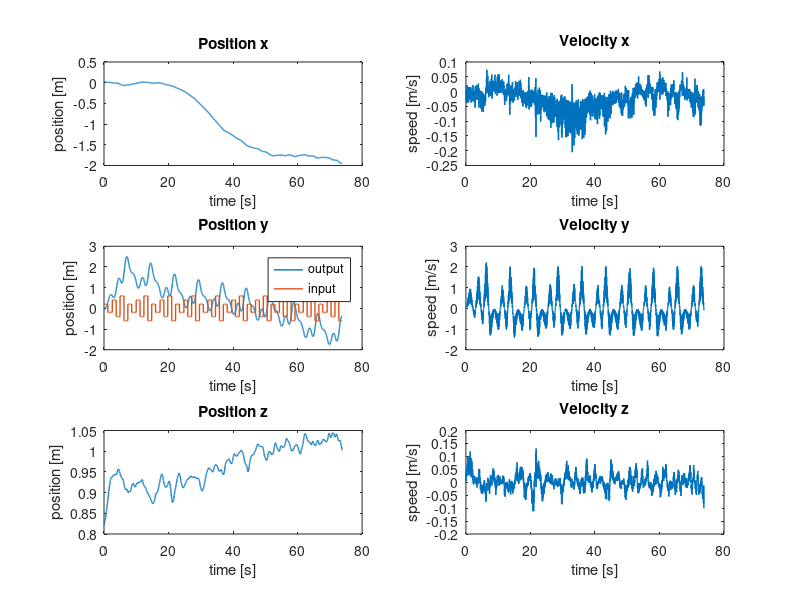
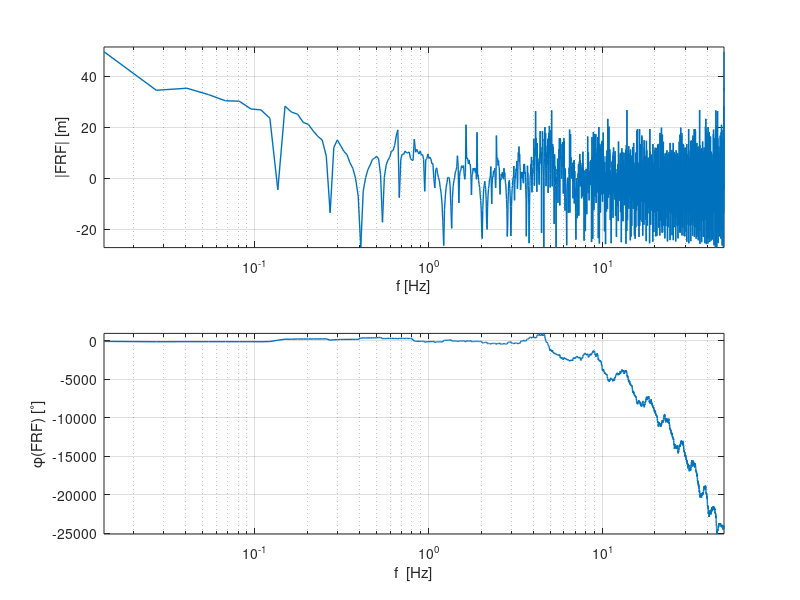
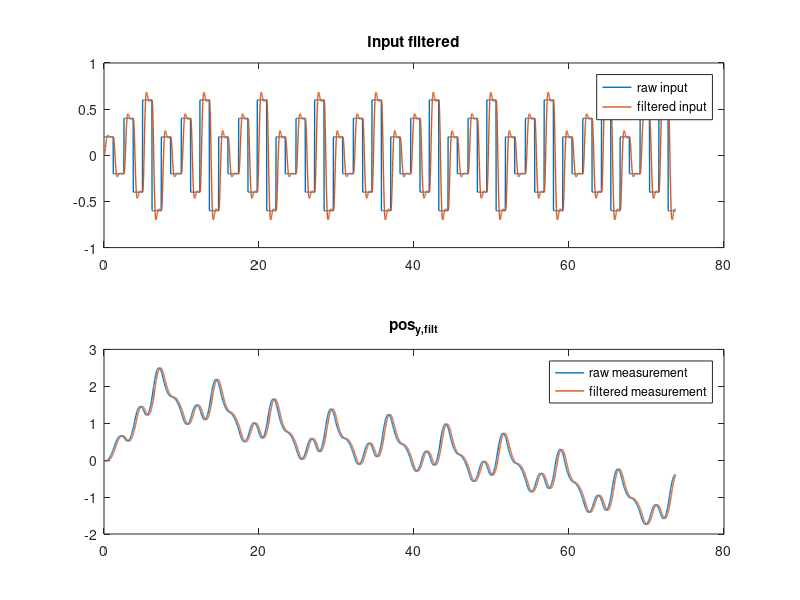
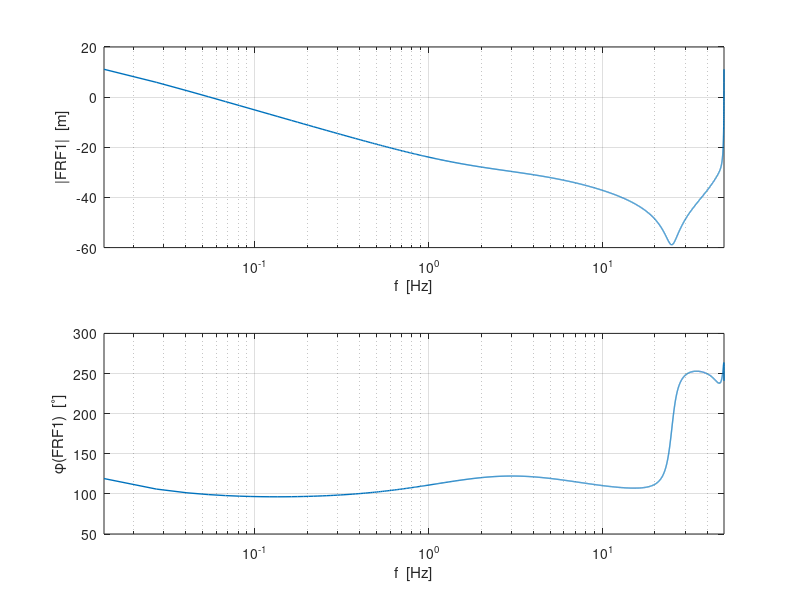

The MATLAB script that drew these images, in order:
%%% Parameter estimation %%%
% zie ook 'test.m' !
clear all
close all

%% Load data from .mat-file

load angle_identification_y


%% Extract some signals from the data

set(0, 'DefaultLineLineWidth', 1);


% Cutoff useful data
% first_index = find(input~=0, 1);
input = input(1:end-10)';
output_x = output_x(1:end-10)';
output_y = output_y(1:end-10)';
output_z = output_z(1:end-10)';

% Sample time
dt = 0.02;
time = (0:dt:(length(input)-1)*dt)';

% Differentiation of x-, y-, z-position
% dt = sample time (gradient assumes timestep 1)
velocity_x = gradient(output_x)/dt;
velocity_y = gradient(output_y)/dt;
velocity_z = gradient(output_z)/dt;

% Do some plotting of the measurement data.
figure('Name','Measurement Data')
subplot(321), plot(time, output_x), title('Position x'), xlabel('time [s]'), ylabel('position [m]')
subplot(322), plot(time, velocity_x), title('Velocity x'), xlabel('time [s]'), ylabel('speed [m/s]')

subplot(323), plot(time, output_y, time, input), title('Position y'), xlabel('time [s]'), ylabel('position [m]'), legend('output','input')
subplot(324), plot(time, velocity_y), title('Velocity y'), xlabel('time [s]'), ylabel('speed [m/s]')

subplot(325), plot(time, output_z), title('Position z'), xlabel('time [s]'), ylabel('position [m]')
subplot(326), plot(time, velocity_z), title('Velocity z'), xlabel('time [s]'), ylabel('speed [m/s]')


%% Frequency domain - Empirical Transfer Function
Ts = dt;
fs = 1/dt;
N = length(velocity_x);
t = [0:N-1]'*Ts;
N = numel(input);
f = [0:N-1]'*(fs/N);

input_f = fft(input);
output_y_f = fft(output_x);
velocity_x_f = fft(velocity_x);

FRF = output_y_f./input_f;

figure('Name', 'Empirical transfer function freq response'),subplot(2,1,1),semilogx(f, 20*log10(abs(FRF)), 'LineWidth', 1)
axis tight
grid on
xlabel('f [Hz]')
xlim([f(1) f(end)])
ylabel('|FRF| [m]')
subplot(2,1,2),semilogx(f, 180/pi*unwrap(angle(FRF)), 'LineWidth', 1)
grid on
axis tight
xlabel('f  [Hz]')
ylabel('\phi(FRF) [^\circ]')
xlim([f(1) f(end)])


%% Choose a cutoff frequency for Butterworth filtering
f0 = 0.3; % crossover frequency
fc = 5*f0; % cutoff frequency
fcn = fc/(fs/2); % normalized cutoff frequency


%% ---------------------
%   SECOND ORDER FITTING 
%  ---------------------

%% Filtering of the in- and output data using Butterworth filter
[B, A] = butter(3, fcn); % order must be higher than order of system, 
                            % adjust cut-off frquency to be higher than 
                            % highest eigenfrequency of the system
                             
% input filtering                           
input_filt = filter(B, A, input);
% output filtering
output_y_filt = filter(B, A, output_y);

figure('Name','3d order Butt. filtered Input & Measurement')
subplot(211),plot(t,input,t,input_filt),title('Input filtered')
legend('raw input', 'filtered input')
subplot(212),plot(time, output_y, time, output_y_filt),title('pos_{y,filt}')
legend('raw measurement', 'filtered measurement')


% Least squares solution for approximation of the parameters in the system
%% Without filtering
% --- PROPER [order(N) = order(D)]
%
%           Y(z)    b2*z^2 + b1*z + b0
%   G(z) = ----- = --------------------
%           U(z)     z^2 + a1*z + a0
%
% y[k] = -a1*y[k-1]-a0*y[k-2]+b2*u[k]+b1*u[k-1]+b0*u[k-2]
%
% theta = [a1 a0 b2 b1 b0]

y1 = output_y(3:end);
Phi1 = [-output_y(2:end-1), -output_y(1:end-2), input(3:end), input(2:end-1), input(1:end-2)];
theta1 = Phi1\y1;

B1 = [theta1(3), theta1(4), theta1(5)];
A1 = [1, theta1(1) theta1(2)];

sys_d1 = tf(B1, A1, Ts);

FRF1 = squeeze(freqresp(sys_d1,2*pi*f));

figure('Name','2nd order, no filter, proper - Freq. resp.'), subplot(211)
semilogx(f, 20*log10(abs(FRF1)))
grid on
xlim([f(1) f(end)])
xlabel('f  [Hz]')
ylabel('|FRF1|  [m]')
subplot(212),semilogx(f, 180/pi*unwrap(angle(FRF1)))
grid on
xlim([f(1) f(end)])
xlabel('f  [Hz]')
ylabel('\phi(FRF1)  [^\circ]')

x1 = lsim(sys_d1,input,t);

figure('Name','2nd order, no filter, proper - Simulation')
subplot(211)
hold on
plot(t, output_y,'g')
plot(t, x1)
title('2nd order, no filter, proper - Simulation VS Measurement')
legend('pos_{y,meas}','pos_{y,sim}')
xlabel('Time [s]')
ylabel('Displacement [m]')
axis tight
subplot(212)
plot(t,output_y - x1)
title('Difference between simulation and measurement')
legend('pos_{y,meas}-pos_{y,sim}')
xlabel('Time [s]')
ylabel('Displacement [m]')
axis tight

figure('Name','2nd order, no filter, proper - Pole Zero Map'),pzmap(sys_d1)


%% With Butterworth filtering of in and output
% --- PROPER [order(N) = order(D)]
%
%           Y(z)    b2*z^2 + b1*z + b0
%   G(z) = ----- = --------------------
%           U(z)     z^2 + a1*z + a0
%
% y[k] = -a1*y[k-1]-a0*y[k-2]+b2*u[k]+b1*u[k-1]+b0*u[k-2]
%
% theta = [a1 a0 b2 b1 b0]

y2 = output_y_filt(3:end);
Phi2 = [-output_y_filt(2:end-1), -output_y_filt(1:end-2), input_filt(3:end), input_filt(2:end-1), input_filt(1:end-2)];
theta2 = Phi2\y2;

B2 = [theta2(3),theta2(4),theta2(5)];
A2 = [1, theta2(1) theta2(2)];

sys_d2 = tf(B2, A2, Ts);

FRF2 = squeeze(freqresp(sys_d2,2*pi*f));

figure('Name','2nd order, filtered, proper - Freq. resp.'),subplot(2,1,1),semilogx(f, 20*log10(abs(FRF2)))
grid on 
xlim([f(1) f(end)])
xlabel('f  [Hz]')
ylabel('|FRF2|  [m]')
axis tight
subplot(2,1,2)
semilogx(f, 180/pi*unwrap(angle(FRF2)))
grid on
xlim([f(1) f(end)])
xlabel('f  [Hz]')
ylabel('\phi(FRF2)  [^\circ]')

x2 = lsim(sys_d2,input,t);

figure('Name','2nd order, filtered, proper - Simulation')
subplot(211)
hold on
plot(t, output_y,'g')
plot(t, output_y_filt)
plot(t,x2)
legend('pos_{y,meas}', 'pos_{y,filt}', 'pos_{y,sim}')
title('2nd order, filtered, proper - Simulation VS Measurement')
xlabel('Time [s]')
axis tight
ylabel('output [m/s]')
subplot(212)
plot(t,output_y - x2)
title('Difference between simulation and measurement')
legend('pos_{y,meas}-pos_{y,sim}')
xlabel('Time [s]')
ylabel('output [m/s]')
axis tight

figure('Name','2nd order, filtered, proper - Pole Zero Map'),pzmap(sys_d2)




%% ---------------------
%   THIRD ORDER FITTING 
%  ---------------------

%% Filtering of the in- and output data using Butterworth filter
[B, A] = butter(4, fcn); % order must be higher than order of system, 
                            % adjust cut-off frquency to be higher than 
                            % highest eigenfrequency of the system
                             
% input filtering                           
input_filt = filter(B, A, input);
% output filtering
output_y_filt = filter(B, A, output_y);

figure('Name','4th order Butt. filtered Input & Measurement')
subplot(211),plot(t,input,t,input_filt),title('Input filtered')
legend('raw input', 'filtered input')
subplot(212),plot(time, output_y, time, output_y_filt),title('pos_{y,filt}')
legend('raw measurement', 'filtered measurement')


% Least squares solution for approximation of the parameters in the system
%% Without filtering
% --- PROPER [order(N) = order(D)]
%
%           Y(z)    b3*z^3 + b2*z^2 + b1*z + b0
%   G(z) = ----- = -----------------------------
%           U(z)     z^3 + a2*z^2 + a1*z + a0
%
% y[k] =
% -a2*y[k-1]-a1*y[k-2]-a0*y[k-3]+b3*u[k]+b2*u[k-1]+b1*u[k-2]+b0*u[k-3]
%
% theta = [a2 a1 a0 b3 b2 b1 b0]

y3 = output_y(4:end);
Phi3 = [-output_y(3:end-1), -output_y(2:end-2), -output_y(1:end-3), input(4:end), input(3:end-1), input(2:end-2), input(1:end-3)];
theta3 = Phi3\y3;

B3 = [theta3(4), theta3(5), theta3(6), theta3(7)];
A3 = [1, theta3(1) theta3(2) theta3(3)];

sys_d3 = tf(B3, A3, Ts);

FRF3 = squeeze(freqresp(sys_d3,2*pi*f));

figure('Name','3d order, no filter, proper -  Freq. Resp.'), subplot(211)
semilogx(f, 20*log10(abs(FRF3)))
grid on
xlim([f(1) f(end)])
xlabel('f  [Hz]')
ylabel('|FRF3|  [m]')
subplot(212),semilogx(f, 180/pi*unwrap(angle(FRF3)))
grid on
xlim([f(1) f(end)])
xlabel('f  [Hz]')
ylabel('\phi(FRF3)  [^\circ]')

x3 = lsim(sys_d3,input,t);

figure('Name','3d order, no filter, proper - Simulation')
subplot(211)
hold on
plot(t, output_y,'g')
plot(t, x3)
title('3d order, no filter, proper - Simulation VS Measurement')
legend('pos_{y,meas}','pos_{y,sim}')
xlabel('Time [s]')
ylabel('Displacement [m]')
axis tight
subplot(212)
plot(t,output_y - x3)
title('Difference between simulation and measurement')
legend('pos_{y,meas}-pos_{y,sim}')
xlabel('Time [s]')
ylabel('Displacement [m]')
axis tight

figure('Name','3d order, no filter, proper - Pole Zero Map'),pzmap(sys_d3)


%% With Butterworth filtering of in- and output.
% --- PROPER [order(N) = order(D)]
%
%           Y(z)    b3*z^3 + b2*z^2 + b1*z + b0
%   G(z) = ----- = -----------------------------
%           U(z)     z^3 + a2*z^2 + a1*z + a0
%
% y[k] =
% -a2*y[k-1]-a1*y[k-2]-a0*y[k-3]+b3*u[k]+b2*u[k-1]+b1*u[k-2]+b0*u[k-3]
%
% theta = [a2 a1 a0 b3 b2 b1 b0]

y4 = output_y_filt(4:end);
Phi4 = [-output_y_filt(3:end-1), -output_y_filt(2:end-2), -output_y_filt(1:end-3), input_filt(4:end), input_filt(3:end-1), input_filt(2:end-2), input_filt(1:end-3)];
theta4 = Phi4\y4;

B4 = [theta4(4), theta4(5), theta4(6), theta4(7)];
A4 = [1, theta4(1) theta4(2) theta4(3)];

sys_d4 = tf(B4, A4, Ts);

FRF4 = squeeze(freqresp(sys_d4,2*pi*f));

figure('Name','3d order, filtered, proper - Freq. Resp.'), subplot(211)
semilogx(f, 20*log10(abs(FRF4)))
grid on
xlim([f(1) f(end)])
xlabel('f  [Hz]')
ylabel('|FRF4|  [m]')
subplot(212),semilogx(f, 180/pi*unwrap(angle(FRF4)))
grid on
xlim([f(1) f(end)])
xlabel('f  [Hz]')
ylabel('\phi(FRF4)  [^\circ]')

x4 = lsim(sys_d4,input,t);

figure('Name','3d order, filtered, proper - Simulation')
subplot(211)
hold on
plot(t, output_y_filt,'g')
plot(t, x4)
title('3d order, filtered, proper - Simulation VS Measurement')
legend('pos_{y,meas}','pos_{y,sim}')
xlabel('Time [s]')
ylabel('Displacement [m]')
axis tight
subplot(212)
plot(t,output_y_filt - x4)
title('Difference between simulation and measurement')
legend('pos_{y,meas}-pos_{y,sim}')
xlabel('Time [s]')
ylabel('Displacement [m]')
axis tight

figure('Name','3d order, filtered, proper - Pole Zero Map'),pzmap(sys_d4)

%% Without filtering
% --- STRICTLY PROPER [order(N) < order(D)]
%
%           Y(z)       b2*z^2 + b1*z + b0
%   G(z) = ----- = --------------------------
%           U(z)    z^3 + a2*z^2 + a1*z + a0
%
% y[k] = -a2*y[k-1]-a1*y[k-2]-a0*y[k-3]+b2*u[k-1]+b1*u[k-2]+b0*u[k-3]
%
% theta = [a2 a1 a0 b2 b1 b0]

y5 = output_y(4:end);
Phi5 = [-output_y(3:end-1), -output_y(2:end-2), -output_y(1:end-3), input(4:end), input(3:end-1), input(2:end-2), input(1:end-3)];
theta5 = Phi5\y5;

B5 = [theta5(4), theta5(5), theta5(6)];
A5 = [1, theta5(1) theta5(2) theta5(3)];

sys_d5 = tf(B5, A5, Ts);

FRF5 = squeeze(freqresp(sys_d5,2*pi*f));

figure('Name','3d order, no filter, strictly proper - Freq. Resp.'), subplot(211)
semilogx(f, 20*log10(abs(FRF5)))
grid on
xlim([f(1) f(end)])
xlabel('f  [Hz]')
ylabel('|FRF5|  [m]')
subplot(212),semilogx(f, 180/pi*unwrap(angle(FRF5)))
grid on
xlim([f(1) f(end)])
xlabel('f  [Hz]')
ylabel('\phi(FRF5)  [^\circ]')

x5 = lsim(sys_d5,input,t);

figure('Name','3d order, no filter, strictly proper - Simulation')
subplot(211)
hold on
plot(t, output_y,'g')
plot(t, x5)
title('3d order, no filter, strictly proper - Simulation VS Measurement')
legend('pos_{y,meas}','pos_{y,sim}')
xlabel('Time [s]')
ylabel('Displacement [m]')
axis tight
subplot(212)
plot(t,output_y - x5)
title('Difference between simulation and measurement')
legend('pos_{y,meas}-pos_{y,sim}')
xlabel('Time [s]')
ylabel('Displacement [m]')
axis tight

figure('Name','3d order, no filter, strictly proper - Pole Zero Map'),pzmap(sys_d5)


%% With Butterworth filtering of in- and output.
% --- STRICTLY PROPER [order(N) < order(D)]
%
%           Y(z)       b2*z^2 + b1*z + b0
%   G(z) = ----- = --------------------------
%           U(z)    z^3 + a2*z^2 + a1*z + a0
%
% y[k] = -a2*y[k-1]-a1*y[k-2]-a0*y[k-3]]+b2*u[k-1]+b1*u[k-2]+b0*u[k-3]
%
% theta = [a2 a1 a0 b2 b1 b0]

y6 = output_y_filt(4:end);
Phi6 = [-output_y_filt(3:end-1), -output_y_filt(2:end-2), -output_y_filt(1:end-3), input_filt(3:end-1), input_filt(2:end-2), input_filt(1:end-3)];
theta6 = Phi6\y6;

B6 = [theta6(4), theta6(5), theta6(6)];
A6 = [1, theta6(1) theta6(2) theta6(3)];

sys_d6 = tf(B6, A6, Ts);

FRF6 = squeeze(freqresp(sys_d6,2*pi*f));

figure('Name','3d order, filtered, strictly proper - Freq. Resp.'), subplot(211)
semilogx(f, 20*log10(abs(FRF6)))
grid on
xlim([f(1) f(end)])
xlabel('f  [Hz]')
ylabel('|FRF6|  [m]')
subplot(212),semilogx(f, 180/pi*unwrap(angle(FRF6)))
grid on
xlim([f(1) f(end)])
xlabel('f  [Hz]')
ylabel('\phi(FRF6)  [^\circ]')

x6 = lsim(sys_d6,input,t);

figure('Name','3d order, filtered, strictly proper - Simulation')
subplot(211)
hold on
plot(t, output_y_filt,'g')
plot(t, x6)
title('3d order, filtered, strictly proper - Simulation VS Measurement')
legend('pos_{y,meas}','pos_{y,sim}')
xlabel('Time [s]')
ylabel('Displacement [m]')
axis tight
subplot(212)
plot(t,output_y_filt - x6)
title('Difference between simulation and measurement')
legend('pos_{y,meas}-pos_{y,sim}')
xlabel('Time [s]')
ylabel('Displacement [m]')
axis tight

figure('Name','3d order, filtered, strictly proper - Pole Zero Map'),pzmap(sys_d6)


%% ---------------------
%   FOURTH ORDER FITTING 
%  ---------------------

%% Filtering of the in- and output data using Butterworth filter
[B, A] = butter(5, fcn); % order must be higher than order of system, 
                            % adjust cut-off frquency to be higher than 
                            % highest eigenfrequency of the system
                             
% input filtering                           
input_filt = filter(B, A, input);
% output filtering
output_y_filt = filter(B, A, output_y);

figure('Name','4th order Butt. filtered Input & Measurement')
subplot(211),plot(t,input,t,input_filt),title('Input filtered')
legend('raw input', 'filtered input')
subplot(212),plot(time, output_y, time, output_y_filt),title('pos_{y,filt}')
legend('raw measurement', 'filtered measurement')


%% With Butterworth filtering of in- and output.
% --- STRICTLY PROPER [order(N) < order(D)]
%
%           Y(z)       b3*z^3 + b2*z^2 + b1*z + b0
%   G(z) = ----- = -----------------------------------
%           U(z)    z^4 + a3*z^3 + a2*z^2 + a1*z + a0
%
% y[k] = -a3*y[k-1]-a2*y[k-2]-a1*y[k-3]-a0*y[k-4]+b3*u[k-1]+b2*u[k-2]+b1*u[k-3]+b1*u[k-4]
%
% theta = [a3 a2 a1 a0 b3 b2 b1 b0]

y7 = output_y_filt(5:end);
Phi7 = [-output_y_filt(4:end-1), -output_y_filt(3:end-2), -output_y_filt(2:end-3), -output_y_filt(1:end-4), input_filt(4:end-1), input_filt(3:end-2), input_filt(2:end-3), input_filt(1:end-4)];
theta7 = Phi7\y7;

B7 = [theta7(5), theta7(6), theta7(7), theta7(8)];
A7 = [1, theta7(1) theta7(2) theta7(3) theta7(4)];

sys_d7 = tf(B7, A7, Ts);

FRF7 = squeeze(freqresp(sys_d7,2*pi*f));

figure('Name','4th order, filtered, strictly proper - Freq. Resp.'), subplot(211)
semilogx(f, 20*log10(abs(FRF6)))
grid on
xlim([f(1) f(end)])
xlabel('f  [Hz]')
ylabel('|FRF7|  [m]')
subplot(212),semilogx(f, 180/pi*unwrap(angle(FRF6)))
grid on
xlim([f(1) f(end)])
xlabel('f  [Hz]')
ylabel('\phi(FRF7)  [^\circ]')

x7 = lsim(sys_d7,input,t);

figure('Name','4th order, filtered, strictly proper - Simulation')
subplot(211)
hold on
plot(t, output_y_filt,'g')
plot(t, x7)
title('4th order, filtered, strictly proper - Simulation VS Measurement')
legend('pos_{y,meas}','pos_{y,sim}')
xlabel('Time [s]')
ylabel('Displacement [m]')
axis tight
subplot(212)
plot(t,output_y_filt - x7)
title('Difference between simulation and measurement')
legend('pos_{y,meas}-pos_{y,sim}')
xlabel('Time [s]')
ylabel('Displacement [m]')
axis tight

figure('Name','4th order, filtered, strictly proper - Pole Zero Map'),pzmap(sys_d7)





%  ------------------
%% Comparison of fits
%  ------------------
figure
plot(t,[output_y ...
        x3 x4 x5 x6 x7])
        %x1 x2]) 
legend('measurement',...
       '3d - no filter - proper',...
       '3d - filter - proper',...
       '3d - no filter - strictly proper',...
       '3d - filter - strictly proper',...
       '4th - filter - strictly proper')
     %'2nd - no filter - proper', ...
     %'2nd - filter - proper')  % unstable!


     
%% Find crossover frequency of best fit
[error, index] = min(abs(20*log10(abs(FRF6(1:end-100)))));
f0 = f(index);

fprintf('f0y: %d \n', f0)


%% continuous time transfer function
sys_c6 = d2c(sys_d6);
sys_c6

%% Save result
save('YSignals_50Hz','input','output_y','x6')
